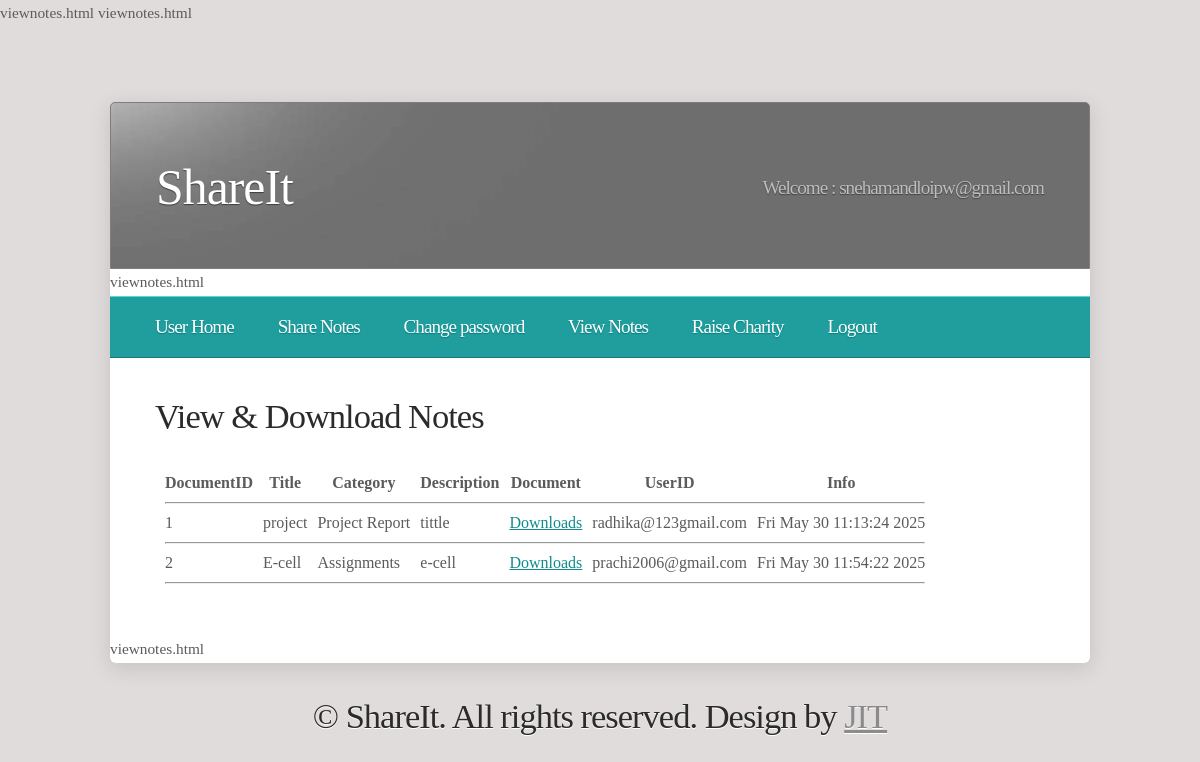
The page /viewnotes/ (signed in) on the database its author committed.
### mydjapp/models.py (models this page shows)
class sharenotes(models.Model):
    docid=models.AutoField(primary_key=True)
    title=models.CharField(max_length=50)
    category=models.CharField(max_length=50)
    decription=models.CharField(max_length=500)
    filename=models.CharField(max_length=100)
    uid=models.CharField(max_length=50)
    info=models.CharField(max_length=50)

### mydjapp/views.py (the view)
# urls.py: path('viewnotes/', views.viewnotes),
def viewnotes(request):
    data=models.sharenotes.objects.all()
    return render(request,"viewnotes.html",{"sunm":request.session["sunm"],"data":data})

### mydjapp/templates/viewnotes.html (shortened to what this page needs)
{% load static %}
{% include 'userheader.html' %}
{% include 'usernav.html' %}
<div id="page">
<h2>View & Download Notes</h2>
<table cellspacing="10">
    <tr>
    <th>DocumentID</th>
    <th>Title</th>
    <th>Category</th>
    <th>Description</th>
    <th>Document</th>
    <th>UserID</th>
    <th>Info</th>
    </tr>
    <tr><td colspan="7"><hr/></td></tr>
    {% for row in data %}
    <tr>
    <td>{{row.docid}}</td>
    <td>{{row.title}}</td>
    <td>{{row.category}}</td>
    <td>{{row.decription}}</td>
    <td><a href="/media/{{row.filename}}" >Downloads</a></td>
    <td>{{row.uid}}</td>
    <td>{{row.info}}</td>
    </tr>
    <tr><td colspan="7"><hr/></td></tr>
    {% endfor %}
    </table>
<br class="clearfix" />
</div>
{% include 'loginfooter.html' %}

### mydjapp/static/style.css (style rules this page uses)
* { margin: 0; padding: 0; }
a { text-decoration: underline; color: #0F8C8C; }
body { font-size: 11.5pt; color: #5C5B5B; line-height: 1.75em; background: #E0DCDC url(images/img01.gif) repeat-x top left; }
body,input { font-family: Georgia, serif; }
h1,h2,h3,h4 { font-weight: normal; letter-spacing: -1px; }
h2 { font-size: 2.25em; }
h2,h3,h4 { color: #2C2B2B; margin-bottom: 1em; }
#page { padding: 45px 45px 15px 45px; position: relative; width: 890px; margin: 0; }

### rows shown on the page
sharenotes: docid "1", title "project", category "Project Report", decription "tittle", uid "radhika@123gmail.com", info "Fri May 30 11:13:24 2025"
sharenotes: docid "2", title "E-cell", category "Assignments", decription "e-cell", uid "prachi2006@gmail.com", info "Fri May 30 11:54:22 2025"

### other values the page prints
{{ sunm }} "snehamandloipw@gmail.com"
